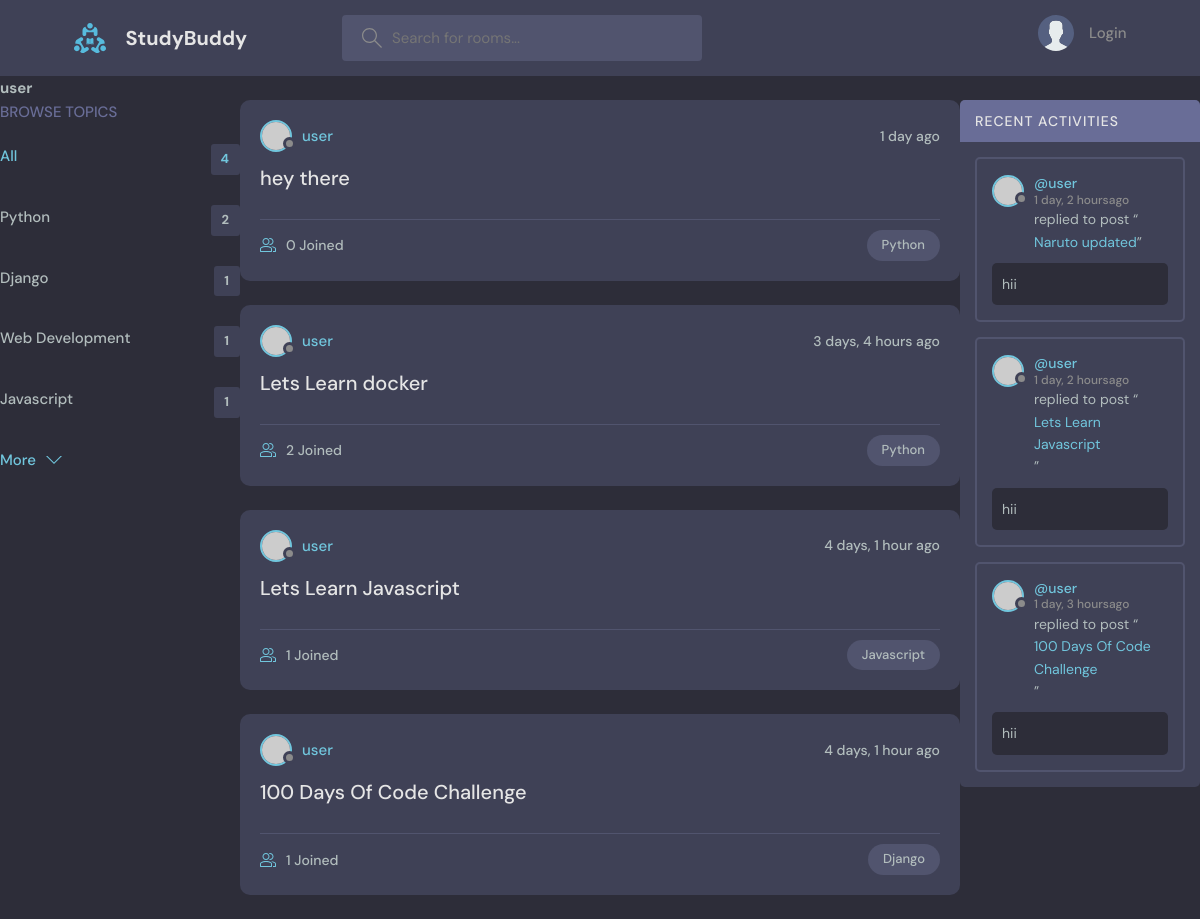
Page /profile/1/ on the committed database.
### base/models.py (models this page shows, shortened)
class Topic(models.Model):
    name = models.CharField(max_length=200)

class Room(models.Model):
    host = models.ForeignKey(User, on_delete=models.SET_NULL, null=True)
    topic = models.ForeignKey(Topic, on_delete=models.SET_NULL, null=True)
    name = models.CharField(max_length=200)
    description = models.TextField(null=True, blank=True)
    participants = models.ManyToManyField(User, related_name='participants', blank=True )
    updated = models.DateTimeField(auto_now=True)
    created = models.DateTimeField(auto_now_add=True)
    class Meta:
        ordering = ['-updated', '-created']
    def __str__(self):
        return self.name

class Message(models.Model):
    user = models.ForeignKey(User, on_delete=models.CASCADE)
    room = models.ForeignKey(Room, on_delete=models.CASCADE)
    body = models.TextField()
    updated = models.DateTimeField(auto_now=True)
    created = models.DateTimeField(auto_now_add=True)
    class Meta:
        ordering = ['-updated', '-created']

### base/views.py (the view)
# urls.py: path('profile/<str:pk>/', views.userProfile, name="user-profile"),
def userProfile(request, pk):
    user = User.objects.get(id=pk)
    rooms = user.room_set.all()
    room_messages = user.message_set.all()
    topics = Topic.objects.all()
    context  = {'user': user,'rooms': rooms,'room_messages': room_messages,'topics':topics}
    return render(request, 'base/profile.html', context)

### base/templates/base/profile.html (shortened to what this page needs)
{% extends 'main.html' %}
{% block content %}
<h1>{{user.username}}</h1>
<div class="profile-container">
    <div>
        {% include 'base/topics_component.html'  %}
    </div>
    <div>
{% include 'base/feed_component.html'  %}
    </div>
  <div>
    {% include 'base/activity_component.html'  %}
  </div>
</div>
{% endblock content %}

### base/templates/base/topics_component.html
<div class="topics">
    <div class="topics__header">
      <h2>Browse Topics</h2>
    </div>
    <ul class="topics__list">
      <li>
        <a href="{% url 'home' %}" class="active">All <span>{{topics.count}}</span></a>
      </li>
      {% for topic in topics %}
      <li>
        <a href="{% url 'home'%}?q={{topic.name}}">{{topic.name}} <span>{{topic.room_set.all.count}}</span></a>
      </li>
      {% endfor %}
    </ul>
    <a class="btn btn--link" href="topics.html">
      More
      <svg version="1.1" xmlns="http://www.w3.org/2000/svg" width="32" height="32" viewBox="0 0 32 32">
        <title>chevron-down</title>
        <path d="M16 21l-13-13h-3l16 16 16-16h-3l-13 13z"></path>
      </svg>
    </a>
  </div>

### base/templates/base/feed_component.html (shortened to what this page needs)
{% for room in rooms %}
<div class="roomListRoom">
    <div class="roomListRoom__header">
      <a href="{% url 'user-profile' room.host.id %}" class="roomListRoom__author">
        <div class="avatar avatar--small">
          <img src="https://randomuser.me/api/portraits/women/11.jpg" />
        </div>
        <span>{{room.host.username}}</span>
      </a>
      <div class="roomListRoom__actions">
        <span>{{room.created|timesince}} ago</span>
      </div>
    </div>
    <div class="roomListRoom__content">
      <a href="{% url 'room' room.id %}">{{room.name}}</a>
    </div>
    <div class="roomListRoom__meta">
      <a href="{% url 'room' room.id %}" class="roomListRoom__joined">
        {{room.participants.all.count}} Joined
      </a>
      <p class="roomListRoom__topic">{{room.topic.name}}</p>
    </div>
  </div>
  {% endfor %}

### base/templates/base/activity_component.html (shortened to what this page needs)
<div class="activities">
    <div class="activities__header">
      <h2>Recent Activities</h2>
    </div>
    {% for message in room_messages %}
    <div class="activities__box">
      <div class="activities__boxHeader roomListRoom__header">
        <a href="{% url 'user-profile' message.user.id  %}" class="roomListRoom__author">
          <div class="avatar avatar--small">
            <img src="https://randomuser.me/api/portraits/women/11.jpg" />
          </div>
          <p>
            @{{message.user}}
            <span>{{message.created|timesince}}ago</span>
          </p>
        </a>
      </div>
      <div class="activities__boxContent">
        <p>replied to post “<a href="{% url 'user-profile' message.room.id  %}">{{message.room}}</a>”</p>
        <div class="activities__boxRoomContent">
            {{message.body}}
        </div>
      </div>
    </div>
    {% endfor %}
  </div>

### static/styles/style.css (style rules this page uses)
:root { --color-main: #71c6dd; --color-main-light: #e1f6fb; --color-dark: #3f4156; --color-dark-medium: #51546e; --color-dark-light: #696d97; --color-light: #e5e5e5; --color-gray: #8b8b8b; --color-light-gray: #b2bdbd; --color-bg: #2d2d39; --color-success: #5dd693; --color-error: #fc4b0b; }
* { font-family: "DM Sans", -apple-system, BlinkMacSystemFont, "Segoe UI", Roboto, Oxygen, Ubuntu, Cantarell, "Open Sans", "Helvetica Neue", sans-serif; margin: 0; padding: 0; box-sizing: border-box; text-rendering: optimizeLegibility; font-size: inherit; }
html { font-size: 56.25%; }
@media only screen and (min-width: 1200px) { html { font-size: 62.5%; } }
body { line-height: 1.6; font-weight: 400; font-size: 1.5rem; color: var(--color-light-gray); background-color: var(--color-bg); min-height: 100vh; }
img { width: 100%; }
a { display: inline-block; color: var(--color-main); text-decoration: none; }
.btn { background-color: transparent; border: none; display: inline-flex; align-items: center; gap: 1rem; cursor: pointer; transition: all ease-in-out 0.3s; padding: 1rem 2rem; border-radius: 5px; box-shadow: 1px 1px 3px 1px rgba(0, 0, 0, 0.15); font-weight: 500; }
.btn--link { border-radius: 0; padding: 0; color: var(--color-main); box-shadow: none; }
.btn > svg { fill: currentColor; width: 1.6rem; height: 1.6rem; }
.avatar { position: relative; display: inline-block; border-radius: 50%; border: 2px solid var(--color-main); }
.avatar img { display: block; border-radius: 50%; object-fit: cover; object-position: center; }
.avatar::after { content: ""; display: block; position: absolute; background-color: var(--color-gray); z-index: 111; border-radius: 50%; border: 0.3rem solid var(--color-dark); }
.avatar.avatar--small img { width: 2.8rem; height: 2.8rem; }
.avatar.avatar--small:after { width: 0.7rem; height: 0.7rem; bottom: 0px; right: -6px; }
.topics__header { margin-bottom: 2rem; }
.topics__header h2 { text-transform: uppercase; font-weight: 500; color: var(--color-dark-light); }
.topics__list { list-style: none; }
.topics__list li a { display: flex; justify-content: space-between; margin-bottom: 3rem; font-weight: 500; color: var(--color-light-gray); transition: all 0.3s ease-in-out; }
.topics__list li a.active, .topics__list li a:hover { color: var(--color-main); }
.topics__list li a span { padding: 0.5rem 1rem; background-color: var(--color-dark); border-radius: 3px; font-size: 1.3rem; font-weight: 700; letter-spacing: 1px; }
.roomListRoom { margin-bottom: 2.4rem; background-color: var(--color-dark); border-radius: 1rem; padding: 2rem; }
.roomListRoom__header { display: flex; justify-content: space-between; align-items: center; }
.roomListRoom__author { font-weight: 500; display: flex; align-items: center; gap: 1rem; }
.roomListRoom__actions { display: flex; align-items: flex-start; gap: 1rem; position: relative; }
.roomListRoom__actions span { font-size: 1.4rem; font-weight: 500; }
.roomListRoom__content { margin: 1rem 0; }
.roomListRoom__content a { font-size: 2rem; font-weight: 500; margin-bottom: 1.5rem; color: var(--color-light); transition: all 0.3s ease-in-out; }
.roomListRoom__meta { border-top: 1px solid var(--color-dark-medium); padding-top: 1rem; display: flex; align-items: center; justify-content: space-between; }
.roomListRoom__joined { color: var(--color-light-gray); display: flex; align-items: center; gap: 1rem; font-size: 1.4rem; font-weight: 500; }
.roomListRoom__joined svg { fill: var(--color-main); width: 1.6rem; height: 1.6rem; }
.roomListRoom__topic { padding: 5px 1.5rem; background-color: var(--color-dark-medium); border-radius: 5rem; font-weight: 500; font-size: 1.3rem; }
.activities { background: var(--color-dark); border-radius: 5px; overflow: hidden; }
.activities__header h2 { background-color: var(--color-dark-light); text-transform: uppercase; font-weight: 500; padding: 1rem 1.5rem; color: var(--color-light); letter-spacing: 1px; font-size: 1.4rem; }
.activities__box { margin: 1.5rem; padding: 1.5rem; border: 2px solid var(--color-dark-medium); border-radius: 5px; }
.activities__boxHeader p { font-size: 1.4rem; line-height: 1.3; }
.activities__boxHeader p span { color: var(--color-gray); font-size: 1.2rem; display: block; }
.activities__boxContent { margin-left: 4.2rem; }
.activities__boxContent { font-size: 1.4rem; }
.activities__boxRoomContent { background: var(--color-bg); padding: 1rem; border-radius: 5px; margin-top: 1rem; margin-left: -4.2rem; }

### rows in the picture
Topic: name "Python", room_set.all.count "2"
Topic: name "Django", room_set.all.count "1"
Topic: name "Web Development", room_set.all.count "1"
Topic: name "Javascript", room_set.all.count "1"
Room: host.username "user", created "1 day", name "hey there", participants.all.count "0", topic.name "Python"
Room: host.username "user", created "3 days, 4 hours", name "Lets Learn docker", participants.all.count "2", topic.name "Python"
Room: host.username "user", created "4 days, 1 hour", name "Lets Learn Javascript", participants.all.count "1", topic.name "Javascript"
Room: host.username "user", created "4 days, 1 hour", name "100 Days Of Code Challenge", participants.all.count "1", topic.name "Django"
Message: user "user", created "1 day, 2 hours", room "Naruto updated", body "hii"
Message: user "user", created "1 day, 2 hours", room "Lets Learn Javascript", body "hii"
Message: user "user", created "1 day, 3 hours", room "100 Days Of Code Challenge", body "hii"

### other values in the picture
{{ user.username }} "user"
{{ topics.count }} "4"
